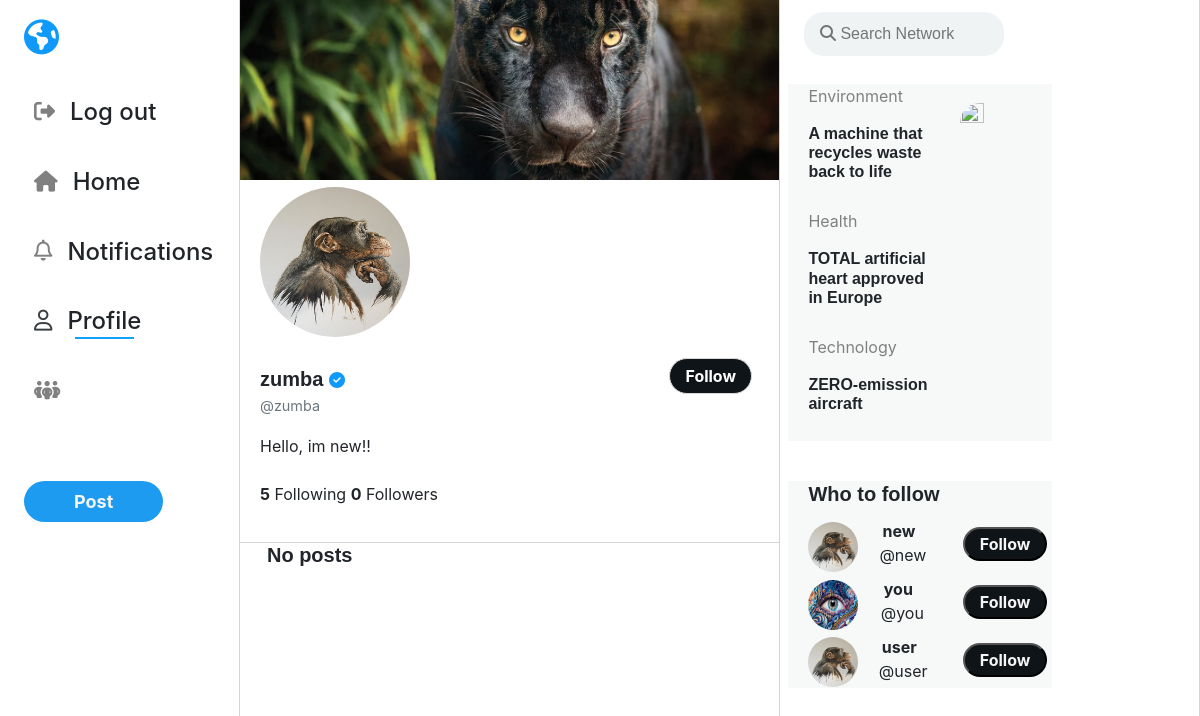
The page /profile/zumba (signed in) on the database as committed earlier.
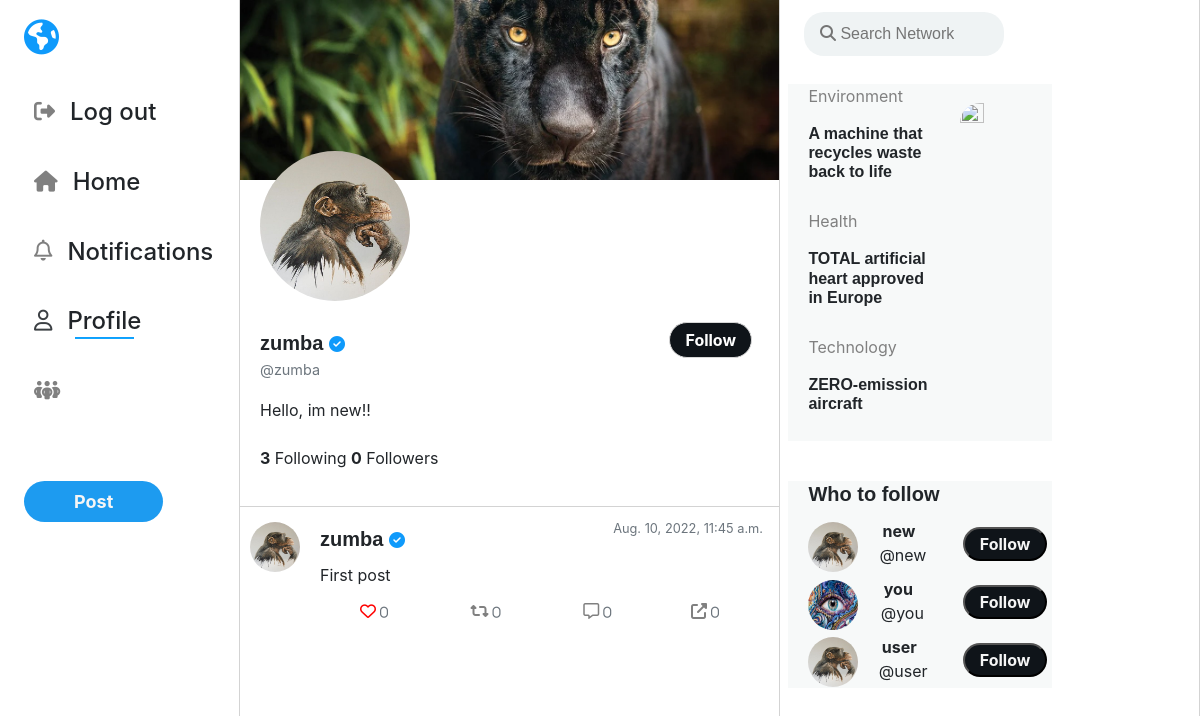
The same page on the database as committed later.
### network/models.py (models this page shows, shortened)
class User(AbstractUser):
    profile_image = models.ImageField(null=True, blank=True, upload_to="images/")
    cover_image = models.ImageField(null=True, blank=True, upload_to="cover/",default="cover/jaguar.jpg")
    bio = models.CharField(max_length=100, blank=True,default='Hello, im new!')

class Post(models.Model):
    user = models.ForeignKey(User, on_delete=models.CASCADE)
    text = models.CharField(max_length=160, default=None)
    post_date = models.DateTimeField(default=datetime.datetime.now)

### network/views.py (the view)
# urls.py: path("profile/<str:username>", views.profile, name="profile"),
def profile(request, username):
    is_following=0
    profile_user = User.objects.get(username=username)
    followingList = Follower.objects.filter(follower=int(profile_user.id))
    followersList = Follower.objects.filter(following=int(profile_user.id))
    if request.user.is_authenticated:
        logged_user = request.session['_auth_user_id']
        followers = Follower.objects.filter(follower=logged_user)
        username = User.objects.get(id=logged_user)
        is_followingg = Follower.objects.filter(
        follower=logged_user, following=profile_user.id).count()
        likes = Like.objects.filter(post=OuterRef('id'), user_id=logged_user)
        posts = Post.objects.filter(user=profile_user).order_by(
            'post_date').annotate(current_like=Count(likes.values('id')))
        currentUser = Follower.objects.filter(follower_id=logged_user)
        userFollowing = []
        for i in currentUser:
            userFollowing.append(i.following_id)
        userList=[]
        users = User.objects.all()
        for i in users:
            userList.append(i.id)
        followSuggestions = [x for x in userList if x not in userFollowing]
        suggestionList = []
        for i in followSuggestions:
            x = User.objects.get(id=i)
            suggestionList.append(x)
        for i in followSuggestions:
            is_following = Follower.objects.filter(follower=logged_user, following=i).count()
    else:
        posts = Post.objects.filter(
            user=profile_user).order_by('post_date').all()
    total_following = Follower.objects.filter(
        follower=profile_user).count()
    total_followers = Follower.objects.filter(
        following=profile_user).count()
    paginator = Paginator(posts, MAX_POSTS_PER_PAGE)
    page_number = request.GET.get('page')
    page_obj = paginator.get_page(page_number)
    tmpJson = serializers.serialize("json",followingList)
    tmpObj = json.loads(tmpJson)
    return render(request, "network/profile.html", { "followersList": followersList,
    "followingList": followingList,
    "userinfo": json.dumps(tmpObj),
     "user_profile": profile_user,
     "posts": page_obj,
     "is_following": is_followingg,
     'total_following': total_following,
     'total_followers': total_followers,
     "username":username,
     'suggestionList': random.sample(suggestionList, 3),
     'form': NewPostForm(), 'form_edit': NewEditPostForm(),
    })

### network/views.py
class NewPostForm(forms.Form):
    post_text = forms.Field(widget=forms.Textarea(
        {'rows': '2','id':'textPost', 'maxlength': 160, 'class': 'form-control', 'placeholder': "What's on your mind?",'style': "resize:none;float:right;padding-top:20px;padding-left:70px;font-size:large;",}), label="New Post", required=True)

class NewEditPostForm(forms.Form):
    id_post_edit_text = forms.Field(widget=forms.Textarea(
        {'rows': '3', 'maxlength': 160, 'class': 'form-control', 'placeholder': "What's happening?", 'id': 'id_post_edit_text'}), label="New Post", required=True)

### network/templates/network/profile.html (shortened to what this page needs)
{% extends "network/layout.html" %}
{% load static %}
{% block body %}
<div class="mainA">
    <div class="main">
        <div class="cover">
        <img src="{{ user_profile.cover_image.url }}" />
        </div>
        <div class="profile">
            <img id="ProfileImage" src="{{ user_profile.profile_image.url }}">
        </div>
    </div>
<div class="card">
    <div class="card-body">
        <h5 class="card-title profileName">
            {{user_profile.username}}
             <i class="fas fa-check-circle"></i>
        </h5>
        <p class="card-text largeFont"><small class="text-muted">@{{user_profile.username}}</small></p>
        <article>{{user_profile.bio}}!</article>
        <br>
        <p class="card-text"><strong id="sp_following">{{total_following}}</strong>
            <span onclick="showFollowing()">Following</span>
        <strong id="sp_followers">{{total_followers}}</strong> <span onclick="showFollowers()">Followers</span>
        {% if user.is_authenticated and user.id != user_profile.id %}
        <p class="card-text">
        {% if is_following > 0 %}
            <button id="btnfollow" data-id="{{user_profile.id}}" type="button" class="following">Following</button>
        {% else %}
            <button id="btnfollow" data-id="{{user_profile.id}}" type="button" class="followBtn">Follow</button>
        {%endif%}
        </p>
        {%endif%}
    </div>
</div>
<div id="content" >
    {% for post in posts %}
    <div class="separator">
        <div class="profilePic">
            <img class="picture"  src="{{ user_profile.profile_image.url }}">
        </div>
    <div class="card">
        <div class="card-body">
            <h5 class="card-title"><a href="{% url 'profile' post.user.username %}">{{post.user.username}}</a> <i class="fas fa-check-circle"></i></h5>
            <p class="card-text" id="post_text_{{post.id}}"> {{ post.text }}</p>
            <p class="card-text postDate"><small class="text-muted">{{post.post_date}}</small></p>
            <p class="card-text">
            <div class="iconz">
                <div data-id="{{post.id}}"
                    class="postIcons card-link heartIcon {% if post.current_like > 0 %} fas {%else%} far {% endif %} fa-heart">&nbsp<small
                    class="text-muted">{{post.like_set.count}}</small>
                </div>
                <div data-id="{{post.id}}"
                    class="postIcons card-link fas fa-retweet">&nbsp<small
                    class="text-muted">0</small>
                </div>
                <div data-id="{{post.id}}"
                    class="postIcons card-link far fa-comment-alt">&nbsp<small
                    class="text-muted">0</small>
                </div>
                <div data-id="{{post.id}}"
                    class="postIcons card-link fas fa-external-link-alt">&nbsp<small
                    class="text-muted">0</small>
                </div>
            </div>
            </p>
        </div>
    </div>
</div>
    {% empty %}
    <h5 id="userfollowingg" class="noPosts">No posts</h5>
    {% endfor %}
</div>
</div>
{% load static %}
{% endblock %}

### network/templates/network/layout.html (shortened to what this page needs)
{% load static %}
<!DOCTYPE html>
<html lang="en">
<head>
    <link rel="stylesheet" href="https://stackpath.bootstrapcdn.com/bootstrap/4.5.0/css/bootstrap.min.css"
>
    <link href="{% static 'network/styles.css' %}" rel="stylesheet">
    <link href="{% static 'network/responsive.css' %}" rel="stylesheet">
</head>
<body>
    <div class="welcomeDiv">
         <div class="firstDiv">
    <article class="leftSide smallerWidth">
        {% if user.is_authenticated %}
                <i id="globe" class="fas fa-globe-americas show"></i>
            <h4><a class="nav-link" href="{% url 'logout' %}"><i class="show m fas fa-sign-out-alt fa-sm"></i><hide>Log out</hide></a></h4>
            <h4><a class="nav-link" href="{% url 'index' %}"><i  class="show m fas fa-light fa-home fa-sm"></i><hide>Home</hide></a></h4>
             <h4><a class="nav-link" href="{% url 'notifications' %}"><i  class="show m far fa-bell fa-sm" ></i><hide>Notifications</hide></a></h4>
             <h4 ><a class="nav-link" href="{% url 'profile' user.username %}"><i style="color:rgb(60,64,68);" class="show m far fa-user fa-sm"></i><span class="underline"><hide>Profile</hide></span></a></h4>
             <h4 ><a class="nav-link" href="{% url 'mobile' %}"><i class="show m  fa-solid fa-people-group fa-sm"></i></a></h4>
            <h4 ></h4>
            <a onclick="postsForm();" class="postSide postButton" style="width:100%;height:100%;border-radius:40px;background-color:rgb(29,155,240);color:whitesmoke;padding:10px 50px;outline:none;font-weight:700;font-size:large;">Post</a>
        {% endif %}
    </article>
    </div>
        {% block body %}
        {% endblock %}
    <div class="rightDiv2 smallerWidth">
            <article id="searching" class="searchArticle" style="position:absolute;z-index:1000;">
                <input onclick="ontype();" id="searchUsers" type="text" class="inputS articleOneInput" placeholder="&#xF002; Search Network" >
            </article>
            <article class="articleTop">
            <article style="padding:0px 5px 20px 20px;position: relative;" >
                <a href="https://globalgoodness.ca/en/a-machine-that-recycles-waste-back-to-life/?gclid=EAIaIQobChMI_Lv_2dfP9QIVm_bjBx29dAkIEAAYASAAEgI04vD_BwE" target="_blank" rel="">
                <p class="articleTitle">Environment </p>
                <h5 class="articleInfo">A machine that recycles waste back to life</h5>
                <img class="articleImage" src="{% static 'network/news.jpg' %}">
                </a>
            </article>
            <article style="padding:0px 5px 20px 20px;position: relative;">
            <a href="https://globalgoodness.ca/en/total-artificial-hearts-approved-in-europe/?gclid=EAIaIQobChMI2crmtdjP9QIVfMiUCR0e7Ql0EAAYASAAEgIwJ_D_BwE" target="_blank" rel="">
                <p class="articleTitle">Health</p>
                <h5 class="articleInfo">TOTAL artificial heart approved in Europe</h5>
            </a>
            </article>
                <article style="padding:0px 5px 20px 20px;position: relative;">
                            <a href="https://globalgoodness.ca/en/zero-emission-aircraft/" target="_blank" rel="">
                <p class="articleTitle">Technology</p>
                <h5 class="articleInfo">ZERO-emission aircraft</h5>
                            </a>
            </article>
            {% if user.is_authenticated %}
             <article class="suggestion" style="padding:1px 5px 1px 20px;position: relative;border-top:40px solid white;">
                    <h5>Who to follow</h5>
                        {% for i in suggestionList %}
                    <div class="demo">
                        <span><img class="suggestionPic"  src="{{ i.profile_image.url }}"></span>
                        <a href="{% url 'profile' i %}">
                        <span class="middle"><strong>{{i}}</strong><br> <p style="padding-left:8px;">@{{i}}</p></span>
                        </a>
                        <span>
                            <button onclick="callThis();" id="btnSuggestions" class="btnS" data-id="{{i.id}}" type="button"  style="background-color:rgb(15,20,25);float:right;color:whitesmoke;font-weight:bold;padding:3px 15px;border-radius:50px;">Follow</button>
                        </span>
                    </div>
                        {% endfor %}
            </article>
            {% endif %}
        </article>
</div>
    </div>
</body>
</html>

### network/static/network/styles.css (style rules this page uses)
body { position:relative; }
.fa-heart { color: red !important; cursor: pointer; margin-right: 5%; }
h5 { font-weight: bold; }
.fa-globe-americas { font-size: 65px; color:rgb(15,154,251) ; margin-bottom: 30px; }
a { all: unset; }
#globe { font-size: 35px; color:rgb(15,154,251) ; margin-top: 20px; }
.welcomeDiv { overflow-x: hidden; width: 100vw; display: grid; grid-template-columns: 27% 37% 26%; grid-template-rows: 100vh; }
.welcomeDiv > div { border-right: 1px solid lightgray; }
.firstDiv { margin-left: 25%; border-right: 1px solid rgb(232,232,232); }
.rightDiv2 article article { background-color:rgb(247,249,249); }
.searchArticle { position: fixed; margin-left:2%; margin-top:1%; max-width: 22vw; border-radius:20px; }
.articleOneInput { border-radius:20px; font-family:Arial, FontAwesome; background-color:rgb(239,243,244); padding:10px 50px 10px 16px; border:hidden; }
a:link { text-decoration: none; }
.leftSide { position: fixed; align-content: left; width: 15%; height: 95%; }
.leftSide > h4 { margin-bottom: 15px; padding:5px 10px 5px 10px; }
.leftSide * { padding-left: 0; }
.inputS[type=text] { width: 200px; -webkit-transition: width .35s ease-in-out; transition: width .35s ease-in-out; }
.m { margin-right: 10px; padding-right:5px; color:gray; font-size:large; }
.profileName { margin-bottom:0px; }
.largeFont { font-size:large; }
img { height: 100%; width: 100%; }
h5 { text-align: left; font-weight: bolder; font-family:Verdana, sans-serif; }
.fa-check-circle { color:rgb(15,154,251); font-size: medium; }
.profilePic { margin-top: 15px; margin-left: 10px; float: left; max-width: 25%; height: fit-content; }
.picture { margin:0 auto; height: 50px; width: 50px; border-radius: 50%; }
.card { height:fit-content; border:hidden; }
.followBtn { position: absolute; top:0; right:0; display: block; font-size:medium; font-weight: bold; text-align: center; border-radius: 20px; border:0.5px solid#D8D8D8; background-color: rgb(15,20,25); color: white; padding: 5px 15px; margin-right: 5%; margin-top:2%; }
.postIcons { margin-right: 12%; font-size: medium; color: gray; }
.articleTop { max-width: 22vw; height: 30vh; margin:20% 5% 0% 2%; border-radius: 20px; height:fit-content; }
.articleTitle { width:55%;color:gray; }
.articleInfo { width:55%; font-size:medium; }
.articleImage { width:30%; height:40%; position: absolute; top: 15%; right: 5%; border-radius:20px; }
.underline { background-image: linear-gradient(#0f9afb,#1af); background-position: bottom center; background-size: 80% 2px; background-repeat: no-repeat; padding-bottom: 4px; }
.postSide { outline:0; }
.mainA { border-right:1px solid lightgray; }
.main { display:block; position:relative; max-width: 100%; margin: 0 auto; }
.cover { display:block; min-height:30vh; max-height: 31vh; overflow:hidden; z-index:1; }
.cover img { max-width:100%; z-index:1; }
.profile { display:block; border-radius:60px; width:150px; height:150px; margin: -100px 0 10px 20px; z-index:999; }
.profile img { max-width:100%; z-index:999; border-radius:80px; }
.separator { border-top:1px solid lightgray; }
.postDate { position:absolute; top: 8px; right: 16px; }
div.demo { display:table; width:100%; }
div.demo span { display:table-cell; }
div.demo .middle { display:inline-block; padding-top:5px; text-align:center; height: 10px; }
.suggestionPic { height: 50px; width: 50px; border-radius: 50%; margin-top:-20px; }

### network/static/network/responsive.css (style rules this page uses)
div.iconz { display:table; width:100%; }
div.iconz div { display:table-cell; text-align:center; }
.cover { position: relative; }
.profile { position: relative; }
@media only screen and (max-width: 1420px) { .leftSide { width: 20%; } }
@media only screen and (max-width: 1200px) { .welcomeDiv { width: 100vw; display: grid; grid-template-columns: 20vw 45vw 35vw; grid-template-rows: 100vh; overflow-x: hidden; } }
@media only screen and (max-width: 1200px) { .firstDiv { margin-left: 2vw; } }

Rows that differ between the two databases and show on the page:
added Post: profile_image (picture), user.username "zumba", text "First post", post_date "Aug. 10, 2022, 11:45 a.m.", like_set.count "0"
Other text that changed with them:
{{ total_following }}: "5" → "3"
text no longer shown: "No posts"
